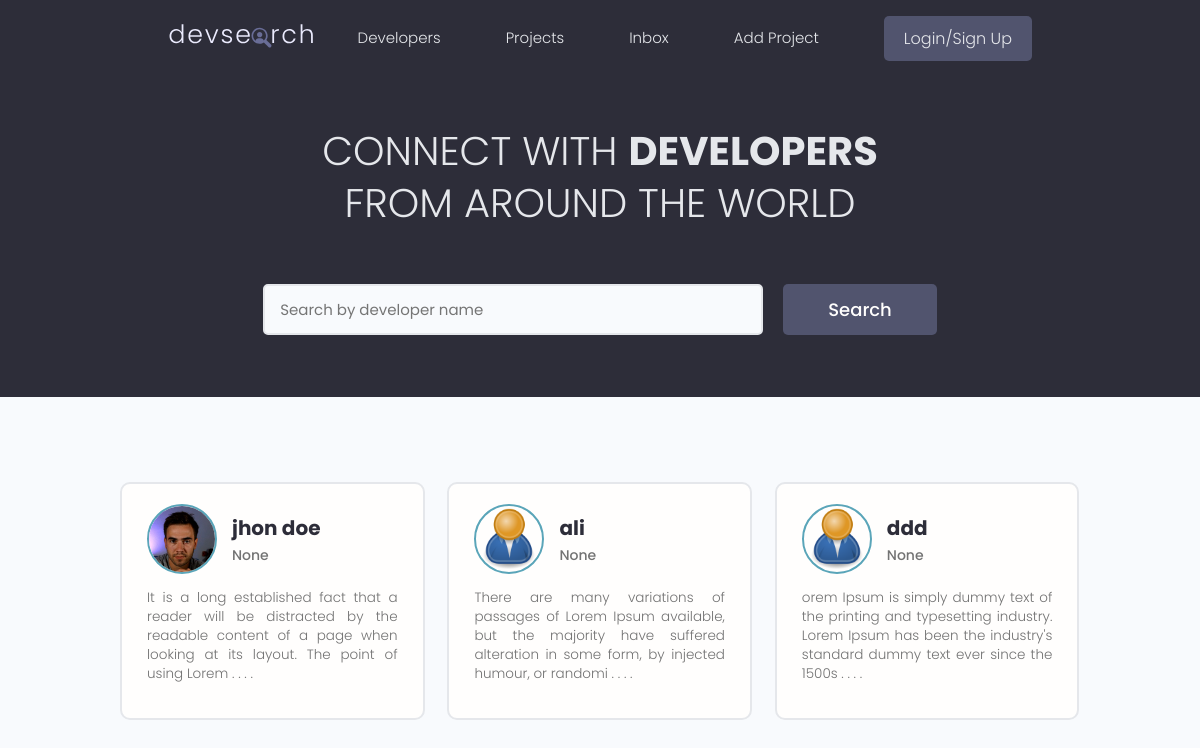
Before: / with the older database file.
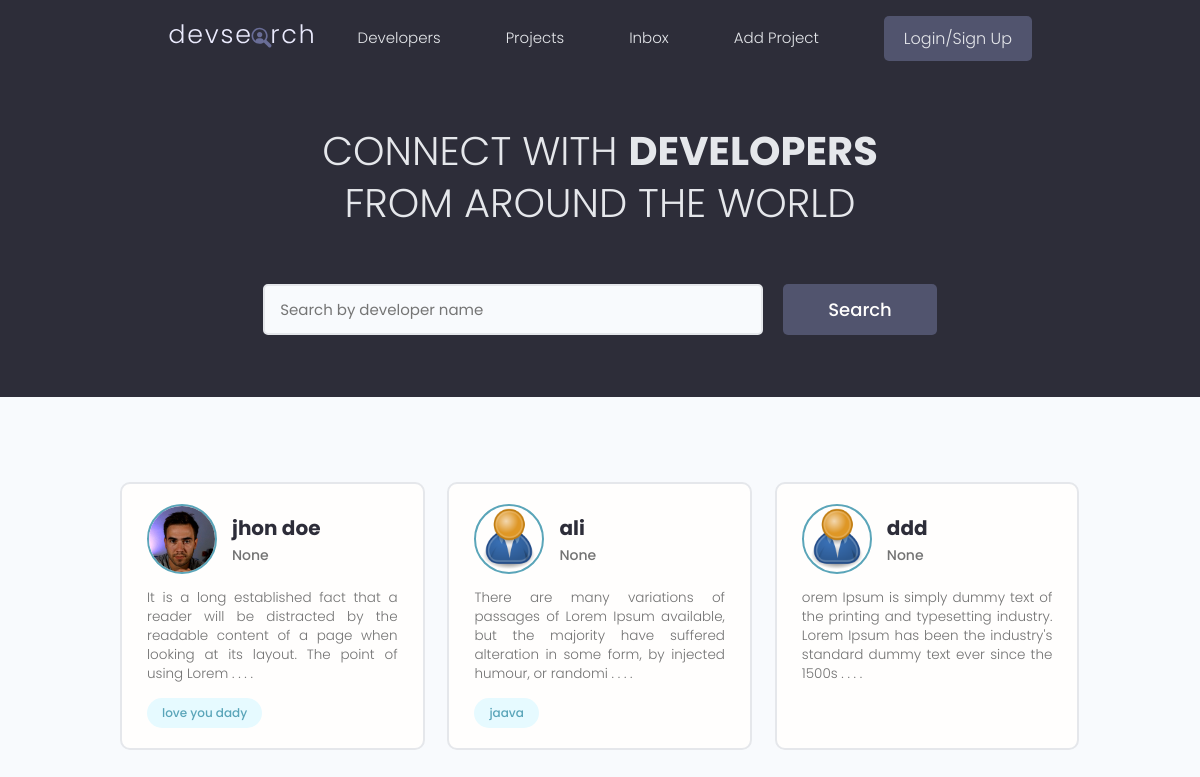
After: the same page with the newer database file.
### users/models.py (models this page shows, shortened)
class Profile(models.Model):
      user = models.OneToOneField(User, on_delete=models.CASCADE,
            null=True, blank=True)
      name = models.CharField(max_length=200, blank=True, null=True)
      email = models.EmailField(max_length=500, blank=True,null=True)
      username =models.CharField(max_length=200, blank=True, null=True)
      location = models.CharField(max_length=200, blank=True, null=True)
      short_intro = models.CharField(max_length=200, blank=True, null=True)
      bio = models.TextField(blank=True, null=True)
      profile_image = models.ImageField(blank=True,null=True,
                        default='images/user-default.png', upload_to='profiles/')
      social_github  = models.CharField(max_length=200, blank=True, null=True)
      social_twitter = models.CharField(max_length=200, blank=True, null=True)
      social_linkdin = models.CharField(max_length=200, blank=True, null=True)
      social_youtube = models.CharField(max_length=200, blank=True, null=True)
      social_website = models.CharField(max_length=200, blank=True, null=True)
      created = models.DateTimeField(auto_now_add=True)
      id = models.UUIDField(default=uuid.uuid4 ,
                  unique=True , primary_key=True , editable=False )

class Skill(models.Model):
      owner = models.ForeignKey(Profile,on_delete=models.CASCADE,
                  null=True, blank=True)
      name = models.CharField(max_length=100 , null=True, blank=True)
      description = models.TextField(max_length=1000 , null=True, blank=True)
      created = models.DateTimeField(auto_now_add=True)
      id = models.UUIDField(unique=True,
                  default=uuid.uuid4,primary_key=True,editable=False)
      def __str__(self):
            return str(self.name)

### users/views.py (the view)
# urls.py: path('', views.profiles , name='profiles'),
def profiles(request):
      profiles = Profile.objects.all()
      return render(request, 'users/profiles.html',{'profiles':profiles})

### users/templates/users/profiles.html (shortened to what this page needs)
{% extends "base.html" %}
{% load static %}
{% block content %}
  <main class="home">
      <section class="hero-section text-center">
        <div class="container container--narrow">
          <div class="hero-section__box">
            <h2>CONNECT WITH <span>DEVELOPERS</span></h2>
            <h2>FROM AROUND THE WORLD</h2>
          </div>
          <div class="hero-section__search">
            <form class="form" action="#" method="get">
              <div class="form__field">
                <input class="input input--text" id="formInput#search" type="text" name="text"
                  placeholder="Search by developer name" />
              </div>
              <input class="btn btn--sub btn--lg" type="submit" value="Search" />
            </form>
          </div>
        </div>
      </section>
      <section class="devlist">
        <div class="container">
          <div class="grid grid--three">
            {% for profile in profiles %}
            <div class="column card">
              <div class="dev">
                <a href="{% url 'user-profile' profile.id %}" class="card__body">
                  <div class="dev__profile">
                    <img class="avatar avatar--md" src="{{ profile.profile_image.url }}" alt="image" />
                    <div class="dev__meta">
                      <h3>{{ profile.name }}</h3>
                      <h5>{{profile.short_intro|slice:'100'}}</h5>
                    </div>
                  </div>
                  <p class="dev__info">
                        {{ profile.bio|slice:'150' }} . . . .
                  </p>
                  <div class="dev__skills">
                  {% for skill in profile.skill_set.all %}
                    <span class="tag tag--pill tag--main">
                      <small>{{skill}}</small>
                    </span>
                  {%endfor%}
                  </div>
                </a>
              </div>
            </div>
            {% endfor %}
          </div>
        </div>
      </section>
    </main>
{% endblock content %}

### templates/base.html (shortened to what this page needs)
<!DOCTYPE html>
{% load static %}
<html lang="en">
  <head>
    <link rel="stylesheet" href="https://cdn.iconmonstr.com/1.3.0/css/iconmonstr-iconic-font.min.css" />
    <link rel="stylesheet" href="{% static  'uikit/styles/uikit.css' %}" />
    <link rel="stylesheet" href="{%static 'styles/app.css' %}" />
  </head>
  <body>
  <header class="header">
    <div class="container container--narrow">
      <a href="{% url 'profiles' %}" class="header__logo">
        <img src="{% static 'images/logo.svg'%}" alt="DevSearch Logo" />
      </a>
      <nav class="header__nav">
        <ul class="header__menu">
          <li class="header__menuItem"><a href="{% url 'profiles' %}">Developers</a></li>
          <li class="header__menuItem"><a href="{% url 'projects' %}">Projects</a></li>
          <li class="header__menuItem"><a href="">Inbox</a></li>
          <li class="header__menuItem"><a href="{% url 'create-project'  %}">Add Project</a></li>
          <li class="header__menuItem"><a href="" class="btn btn--sub">Login/Sign Up</a></li>
        </ul>
      </nav>
    </div>
  </header>
      {% block content %}
      {% endblock %}
  </body>
</html>

### static/styles/app.css (style rules this page uses)
:root { --color-sub: #2d2d39; }
.btn--sub { background-color: var(--color-sub-light); }
.card { border: 2px solid var(--color-light); }
img { width: 100%; }
.header { position: sticky; z-index: 111; background-color: var(--color-sub); padding: 1.5rem 0; }
.header > .container { display: flex; justify-content: space-between; align-items: center; }
.header__logo > img { height: 3.8rem; }
.header__nav > ul { display: inline-flex; align-items: center; list-style: none; gap: 6.5rem; }
.header__menuItem > a { color: var(--color-light); font-weight: 300; }
.hero-section { height: 40vh; display: flex; align-items: center; background-color: var(--color-sub); }
.hero-section__box { margin-bottom: 4rem; }
.hero-section__box > h2, .hero-section__box > h2 > span { font-size: 4rem; color: var(--color-light); line-height: 1.3; text-transform: uppercase; }
.hero-section__box > h2 { font-weight: 300; }
.hero-section__box > h2 > span { font-weight: 700; }
.hero-section__search > .form { display: flex; align-items: center; justify-content: center; gap: 2rem; }
.hero-section__search > .form input.input--text { width: 50rem; }
.devlist { margin-top: 8rem; }
.devlist .grid { align-items: stretch; }
.devlist .dev .dev__profile { display: flex; align-items: center; gap: 1.5rem; }
.devlist .dev .dev__meta h3 { color: var(--color-sub); font-size: 2rem; font-weight: 700; }
.devlist .dev .dev__meta h5 { color: var(--color-text); font-size: 1.4rem; font-weight: 500; }
.devlist .dev .dev__info { margin: 1.5rem 0; font-size: 1.35rem; line-height: 1.4; text-align: justify; }

### static/uikit/styles/modules/_variables.css (style rules this page uses)
:root { --color-main: #5aa5b9; --color-main-light: #e6faff; --color-sub: #3f4156; --color-sub-light: #51546e; --color-sub-lighter: #ededfd; --color-text: #737373; --color-gray: #8b8b8b; --color-light: #e5e7eb; --color-light-gray: #767676; --color-bg: #f8fafd; --color-white: #fffefd; --color-white-light: #f3f3f3; --color-success: #359e64; --color-success-bg: #def8e8; --color-error: #fc4b0b; --color-error-bg: #fff2ee; --font-base: 'Poppins', arial, helvetica, 'Segoe UI', roboto, ubuntu, sans-serif; --font-monospace: 'Fira Code', 'Courier New', courier, monospace; --font-regular: 300; --font-medium: 500; --font-bold: 700; --generic-shadow: 1px 1px 5px #00000010; --generic-transition: all 0.3s ease-in-out; }

### static/uikit/styles/modules/_base.css (style rules this page uses)
* { margin: 0; padding: 0; box-sizing: border-box; text-rendering: optimizeLegibility; color: inherit; font-size: inherit; }
html { font-size: 50%; }
@media only screen and (min-width: 480px) { html { font-size: 56.25%; } }
@media only screen and (min-width: 1200px) { html { font-size: 62.5%; } }
body { line-height: 1.6; font-weight: 400; font-size: 1.5rem; color: var(--color-text); background-color: var(--color-bg); min-height: 100vh; }

### static/uikit/styles/modules/_typography.css (style rules this page uses)
* { font-family: var(--font-base); }
h2 { font-size: 3.6rem; font-weight: var(--font-bold); }
h3 { font-size: 3.2rem; font-weight: var(--font-medium); }
h5 { font-size: 2.4rem; font-weight: var(--font-medium); }
h5, h6 { font-weight: var(--font-regular); }
p, span, strong { font-size: 1.6rem; color: var(--color-text); font-weight: var(--font-regular); }
a { padding-bottom: 2px; text-decoration: none; display: inline-block; color: var(--color-main); font-weight: var(--font-medium); }

### static/uikit/styles/modules/_utilities.css (style rules this page uses)
.container { width: 92%; max-width: 165rem; margin: 0 auto; box-sizing: border-box; }
.container--narrow { width: 92%; max-width: 120rem; }
@media screen and (min-width: 1000px) { .container { width: 90%; } }
@media screen and (min-width: 1000px) { .container--narrow { width: 85%; } }
@media screen and (min-width: 1200px) { .container { width: 80%; } }
@media screen and (min-width: 1200px) { .container--narrow { width: 72%; } }
.text-center { text-align: center; }

### static/uikit/styles/modules/_avatar.css (style rules this page uses)
.avatar { border-radius: 50%; border: 2px solid var(--color-main); object-fit: cover; }
.avatar--md { height: 7rem; width: 7rem; }

### static/uikit/styles/modules/_button.css (style rules this page uses)
.btn { display: inline-block; position: relative; cursor: pointer; background-color: var(--color-light); font-weight: var(--font-medium); color: var(--color-sub); text-decoration: none; padding: 1rem 2rem; border-radius: 0.5rem; border: none; width: -webkit-fit-content; width: -moz-fit-content; width: fit-content; height: -webkit-fit-content; height: -moz-fit-content; height: fit-content; font-size: 1.6rem; outline-width: 0; outline-color: transparent; -webkit-backface-visibility: hidden; backface-visibility: hidden; transition: all 0.3s ease-in-out; }
.btn--sub { background-color: var(--color-sub); color: var(--color-white); }
.btn--lg { font-size: 1.8rem; padding: 1.2rem 4.5rem; }

Changed rows visible on the page:
added Skill: name "love you dady", shown under Profile "jhon doe"
added Skill: name "jaava", shown under Profile "ali"
